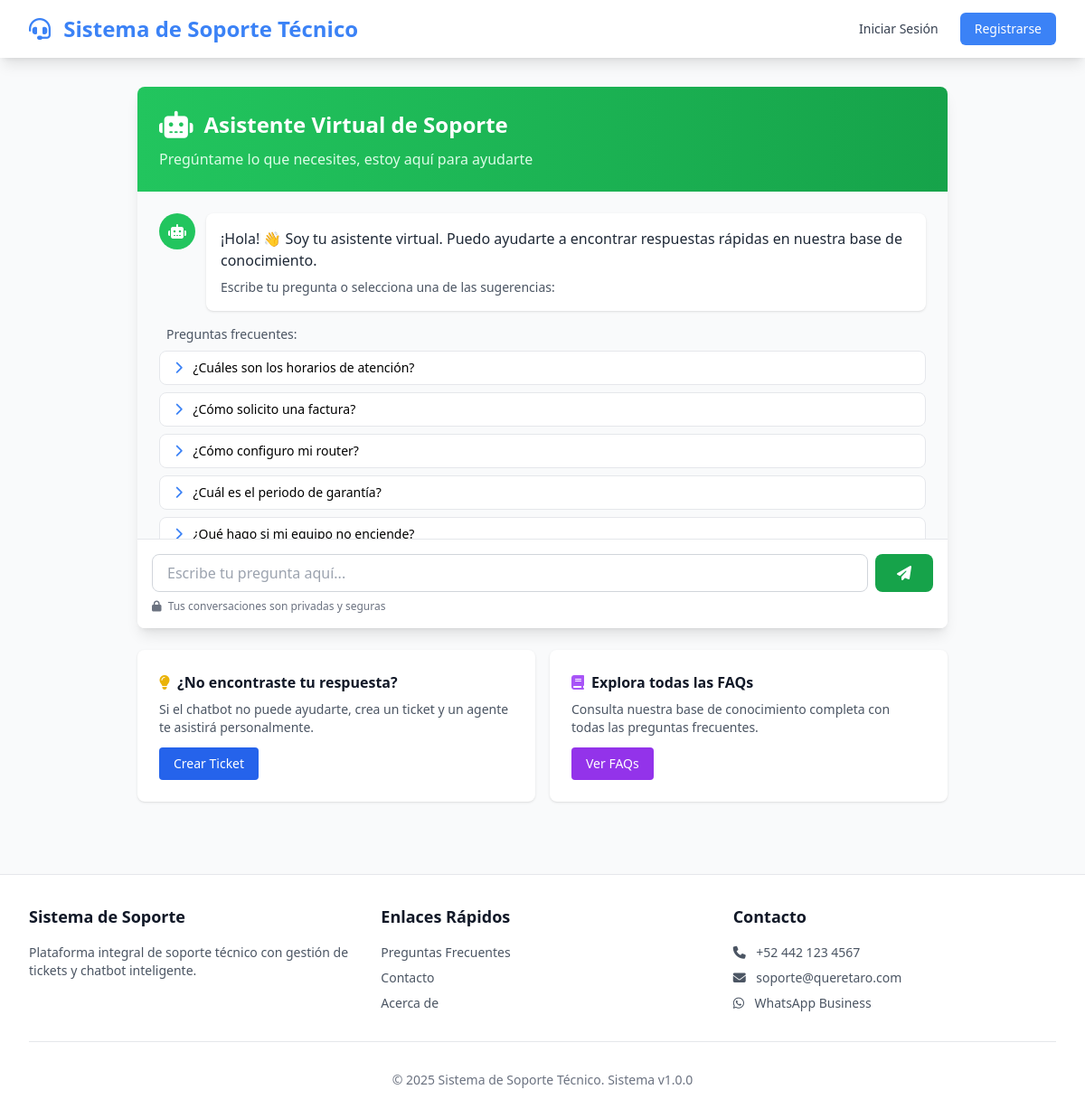
Screenshot of /chatbot with the database file from the repository.
### tables this page shows
CREATE TABLE faqs (
    id INT AUTO_INCREMENT PRIMARY KEY,
    category_id INT NULL,
    pregunta TEXT NOT NULL,
    respuesta TEXT NOT NULL,
    keywords TEXT,
    is_active TINYINT(1) DEFAULT 1,
    views INT DEFAULT 0,
    helpful_count INT DEFAULT 0,
    not_helpful_count INT DEFAULT 0,
    created_at TIMESTAMP DEFAULT CURRENT_TIMESTAMP,
    updated_at TIMESTAMP DEFAULT CURRENT_TIMESTAMP ON UPDATE CURRENT_TIMESTAMP,
    FOREIGN KEY (category_id) REFERENCES categories(id) ON DELETE SET NULL,
    INDEX idx_category_id (category_id),
    FULLTEXT idx_search (pregunta, respuesta, keywords)
);

### app/controllers/ChatbotController.php (called while the page is built, shortened)
<?php
require_once 'BaseController.php';
class ChatbotController extends BaseController {
    private $chatbotModel;
    public function __construct() {
        $this->chatbotModel = $this->model('Chatbot');
    }
    public function index() {
        $suggestedQuestions = $this->chatbotModel->getSuggestedQuestions(5);
        $this->view('chatbot/index', [
            'title' => 'Chatbot de Soporte - ' . SITE_NAME,
            'suggestedQuestions' => $suggestedQuestions
        ]);
    }
}

### public/index.php (called while the page is built, shortened)
<?php
require_once __DIR__ . '/../config/database.php';
spl_autoload_register(function ($class) {
    $paths = [
        __DIR__ . '/../app/models/' . $class . '.php',
        __DIR__ . '/../app/controllers/' . $class . '.php',
    ];
    foreach ($paths as $path) {
        if (file_exists($path)) {
            return;
        }
    }
});
require_once __DIR__ . '/../app/helpers.php';
$url = isset($_GET['url']) ? rtrim($_GET['url'], '/') : 'home';
$url = filter_var($url, FILTER_SANITIZE_URL);
$url = explode('/', $url);
$methodName = isset($url[1]) && !empty($url[1]) ? $url[1] : 'index';
$params = array_slice($url, 2);
$controller = new $controllerName();
call_user_func_array([$controller, $methodName], $params);

### config/database.php (called while the page is built, shortened)
<?php
class Database {
    private static $instance = null;
    private $connection;
    private function __construct() {
        try {
            $dsn = "mysql:host=" . DB_HOST . ";dbname=" . DB_NAME . ";charset=" . DB_CHARSET;
            $options = [
                PDO::ATTR_ERRMODE => PDO::ERRMODE_EXCEPTION,
                PDO::ATTR_DEFAULT_FETCH_MODE => PDO::FETCH_ASSOC,
                PDO::ATTR_EMULATE_PREPARES => false,
            ];
            $this->connection = new PDO($dsn, DB_USER, DB_PASS, $options);
        } catch(PDOException $e) {
            die("Database Connection Failed: " . $e->getMessage());
        }
    }
    public static function getInstance() {
        if (self::$instance === null) {
            self::$instance = new self();
        }
        return self::$instance;
    }
    public function getConnection() {
        return $this->connection;
    }
}

### app/models/Chatbot.php (called while the page is built, shortened)
<?php
class Chatbot {
    private $faq;
    public function __construct() {
        $this->faq = new FAQ();
    }
    public function getSuggestedQuestions($limit = 5) {
        return $this->faq->getPopular($limit);
    }
}

### app/models/FAQ.php (called while the page is built, shortened)
<?php
class FAQ {
    private $db;
    public function __construct() {
        $this->db = Database::getInstance()->getConnection();
    }
    public function getPopular($limit = 5) {
        $stmt = $this->db->prepare("
            SELECT f.*, c.nombre as categoria_nombre
            FROM faqs f
            LEFT JOIN categories c ON f.category_id = c.id
            WHERE f.is_active = 1
            ORDER BY f.views DESC, f.helpful_count DESC
            LIMIT ?
        ");
        $stmt->execute([$limit]);
        return $stmt->fetchAll();
    }
}

### app/helpers.php (called while the page is built, shortened)
<?php
function e($string) {
    return htmlspecialchars($string, ENT_QUOTES, 'UTF-8');
}
function url($path = '') {
    return BASE_URL . '/' . ltrim($path, '/');
}

### app/views/chatbot/index.php (the view, shortened to what this page needs)
<div class="max-w-4xl mx-auto">
    <div class="bg-white rounded-lg shadow-lg overflow-hidden">
        <div class="bg-gradient-to-r from-green-500 to-green-600 text-white p-6">
            <h1 class="text-2xl font-bold flex items-center">
                <i class="fas fa-robot mr-3 text-3xl"></i>
                Asistente Virtual de Soporte
            </h1>
            <p class="mt-2 text-green-100">Pregúntame lo que necesites, estoy aquí para ayudarte</p>
        </div>
        <div id="chat-container" class="h-96 overflow-y-auto p-6 bg-gray-50">
            <div class="flex items-start mb-4">
                <div class="flex-shrink-0">
                    <div class="w-10 h-10 rounded-full bg-green-500 flex items-center justify-center text-white">
                        <i class="fas fa-robot"></i>
                    </div>
                </div>
                <div class="ml-3 bg-white rounded-lg p-4 shadow">
                    <p class="text-gray-800">
                        ¡Hola! 👋 Soy tu asistente virtual. Puedo ayudarte a encontrar respuestas rápidas en nuestra base de conocimiento.
                    </p>
                    <p class="text-gray-600 text-sm mt-2">
                        Escribe tu pregunta o selecciona una de las sugerencias:
                    </p>
                </div>
            </div>
            <?php if (!empty($suggestedQuestions)): ?>
            <div class="mb-4">
                <p class="text-sm text-gray-600 mb-2 px-2">Preguntas frecuentes:</p>
                <div class="space-y-2">
                    <?php foreach ($suggestedQuestions as $faq): ?>
                    <button
                        onclick="askQuestion('<?php echo addslashes($faq['pregunta']); ?>')"
                        class="w-full text-left px-4 py-2 bg-white hover:bg-blue-50 border border-gray-200 rounded-lg text-sm transition"
                    >
                        <i class="fas fa-chevron-right text-blue-500 mr-2"></i>
                        <?php echo e($faq['pregunta']); ?>
                    </button>
                    <?php endforeach; ?>
                </div>
            </div>
            <?php endif; ?>
        </div>
        <div class="border-t border-gray-200 p-4 bg-white">
            <form id="chat-form" class="flex space-x-2">
                <input
                    type="text"
                    id="message-input"
                    placeholder="Escribe tu pregunta aquí..."
                    class="flex-1 px-4 py-2 border border-gray-300 rounded-lg focus:ring-2 focus:ring-green-500 focus:border-green-500"
                    autocomplete="off"
                >
                <button
                    type="submit"
                    class="px-6 py-2 bg-green-600 text-white rounded-lg hover:bg-green-700 focus:outline-none focus:ring-2 focus:ring-green-500 focus:ring-offset-2"
                >
                    <i class="fas fa-paper-plane"></i>
                </button>
            </form>
            <p class="text-xs text-gray-500 mt-2">
                <i class="fas fa-lock mr-1"></i>
                Tus conversaciones son privadas y seguras
            </p>
        </div>
    </div>
    <div class="grid md:grid-cols-2 gap-4 mt-6">
        <div class="bg-white rounded-lg shadow p-6">
            <h3 class="font-semibold text-gray-900 mb-2 flex items-center">
                <i class="fas fa-lightbulb text-yellow-500 mr-2"></i>
                ¿No encontraste tu respuesta?
            </h3>
            <p class="text-sm text-gray-600 mb-3">
                Si el chatbot no puede ayudarte, crea un ticket y un agente te asistirá personalmente.
            </p>
            <a href="<?php echo url('tickets/create'); ?>" class="inline-block bg-blue-600 text-white px-4 py-2 rounded text-sm hover:bg-blue-700">
                Crear Ticket
            </a>
        </div>
        <div class="bg-white rounded-lg shadow p-6">
            <h3 class="font-semibold text-gray-900 mb-2 flex items-center">
                <i class="fas fa-book text-purple-500 mr-2"></i>
                Explora todas las FAQs
            </h3>
            <p class="text-sm text-gray-600 mb-3">
                Consulta nuestra base de conocimiento completa con todas las preguntas frecuentes.
            </p>
            <a href="<?php echo url('faq'); ?>" class="inline-block bg-purple-600 text-white px-4 py-2 rounded text-sm hover:bg-purple-700">
                Ver FAQs
            </a>
        </div>
    </div>
</div>
<?php
include __DIR__ . '/../layouts/main.php';
?>

### rows the page displays
faqs: pregunta "¿Cuáles son los horarios de atención?"
faqs: pregunta "¿Cómo solicito una factura?"
faqs: pregunta "¿Cómo configuro mi router?"
faqs: pregunta "¿Cuál es el periodo de garantía?"
faqs: pregunta "¿Qué hago si mi equipo no enciende?"

### other values shown
SITE_NAME "Sistema de Soporte Técnico"
SYSTEM_VERSION "1.0.0"
